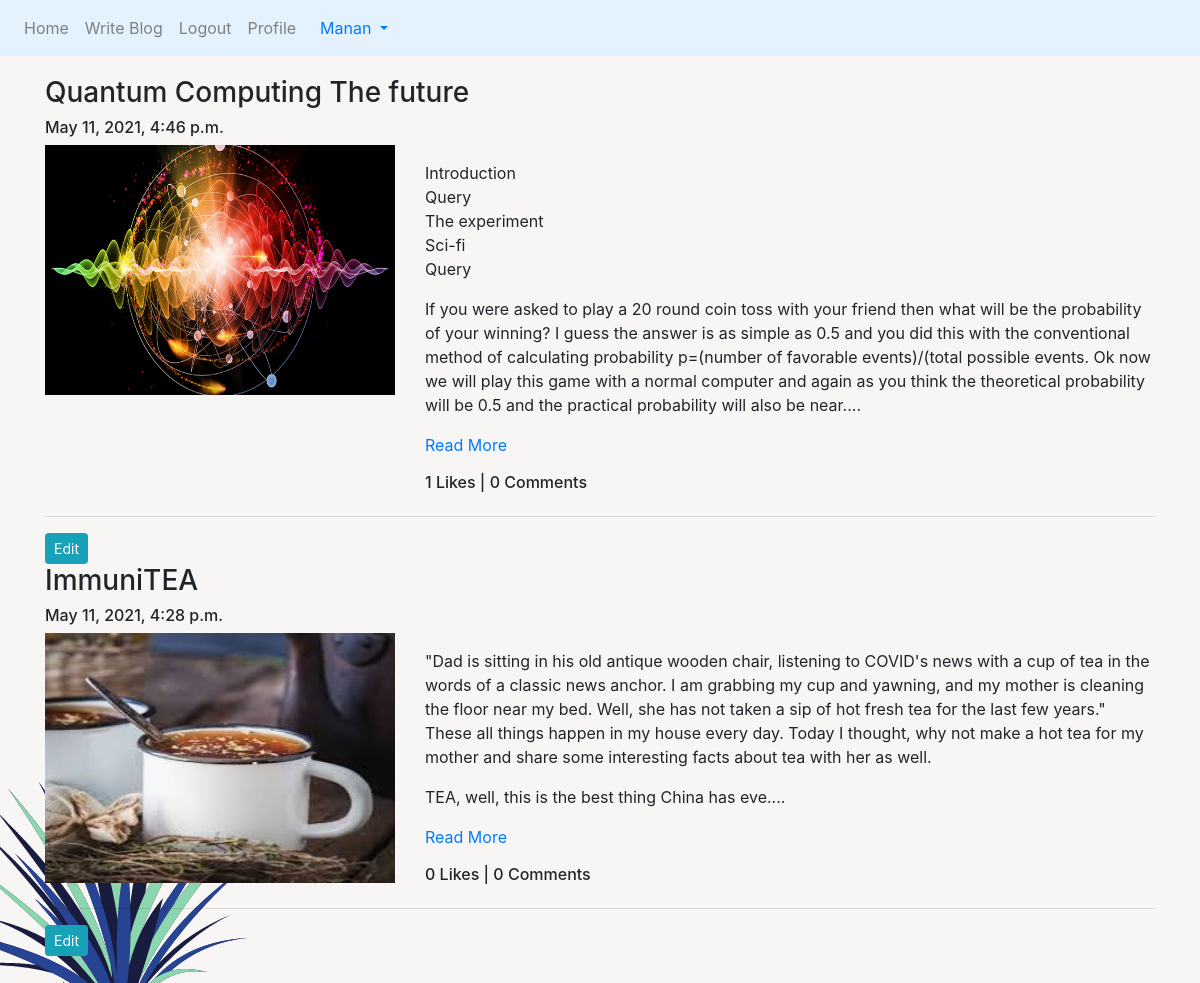
The app's page /blog/my-blog/ (signed in) with its own data.
### App_Blog/models.py (models this page shows, shortened)
class Blog(models.Model):
    author = models.ForeignKey(User, on_delete=models.CASCADE, related_name='post_author')
    blog_title = models.CharField(max_length=264, verbose_name="Put a Title")
    slug = models.SlugField(max_length=264, unique=True)
    blog_content = models.TextField(verbose_name="What is on your mind?")
    blog_image = models.ImageField(upload_to='blog_images', verbose_name="Blog Image")
    publish_date = models.DateTimeField(auto_now_add=True)
    update_date = models.DateTimeField(auto_now=True)
    class Meta:
        ordering = ['-publish_date']

### App_Blog/views.py (the view)
# urls.py: path('my-blog/', views.MyBlogs.as_view(), name='my_blogs'),
class MyBlogs(LoginRequiredMixin,TemplateView):
    template_name = 'App_Blog/my_blogs.html'

### App_Blog/templatetags/custom_filters.py (called while the page is built)
def range_filter(value):
    return value[0:500] + "...."

### templates/App_Blog/my_blogs.html (shortened to what this page needs)
{% extends 'base.html' %}
{% load custom_filters %}
{% block body_block %}
  {% for blog in user.post_author.all %}
<h3>{{ blog.blog_title }}</h3>
<h6>{{ blog.publish_date }}</h6>
<div class="row">
  <div class="col-sm-4">
    <img src="/media/{{blog.blog_image}}" width="350px" height="250px">
  </div>
  <div class="col-sm-8">
    <p>{{ blog.blog_content|range_filter|linebreaks }}
       <a href="{% url 'App_Blog:blog_details' slug=blog.slug %}">Read More</a>
    </p>
    <h6>{{ blog.liked_blog.count }} Likes | {{ blog.blog_comment.count }} Comments</h6>
  </div>
</div>
<hr>
<a href="{% url 'App_Blog:edit_blog' pk=blog.pk %}" class="btn btn-info btn-sm">Edit</a>
  {% endfor %}
{% endblock %}

### templates/base.html (shortened to what this page needs)
{% load static %}
<!doctype html>
<html lang="en">
  <head>
    <link rel="stylesheet" href="https://stackpath.bootstrapcdn.com/bootstrap/4.5.2/css/bootstrap.min.css">
<link rel="stylesheet" href="https://maxcdn.bootstrapcdn.com/font-awesome/4.6.3/css/font-awesome.min.css">
    <link rel="stylesheet" href="{% static 'style.css'%}" type="text/css">
  </head>
  <body>
    <nav class="navbar navbar-expand-sm  navbar-light" style="background-color: #e3f2fd;">
        <ul class="navbar-nav">
          <li class="nav-item active">
            <a class="nav-link" href="{% url 'index' %}" style="color: grey;">Home</a>
          </li>
          {% if user.is_authenticated %}
          <li class="nav-item active">
            <a class="nav-link" href="{% url 'App_Blog:create_blog' %}" style="color: grey;">Write Blog</a>
          </li>
          <li class="nav-item active">
            <a class="nav-link" href="{% url 'App_Login:logout' %}" style="color: grey;">Logout</a>
          </li>
          <li class="nav-item active">
            <a class="nav-link" href="{% url 'App_Login:profile' %}" style="color: grey;">Profile</a>
          </li>
          {% endif %}
        </ul>
       {% if user.is_authenticated %}
        <div class="nav-item dropdown">
          <a class="nav-link dropdown-toggle" href="#" id="navbardrop" data-toggle="dropdown">
            {{ user.username }}
          </a>
      </div>
      {% endif %}
    </nav>
    <div class="container" style="padding-top:20px">
      {% block body_block %}
      {% endblock %}
    </div>
    <br><br><br>
  </body>
</html>

### static/style.css (style rules this page uses)
body { background: white url("images/Untitled design.png"); }

### records on screen
Blog: blog_title "Quantum Computing The future", publish_date "May 11, 2021, 4:46 p.m.", blog_image (picture), blog_content|range_filter "Introduction Query The experiment Sci-fi Query If you were asked to play a 20 round coin toss with your friend then what will be the probability of your winning? I guess the answer is as simple as 0.5 and you did this with the conventional method of calculating probability p=(number of favorable events)/(total possible events. Ok now we will play this game with a normal computer and again as you think the theoretical probability will be 0.5 and the practical probability will also be near....", liked_blog.count "1", blog_comment.count "0"
Blog: blog_title "ImmuniTEA", publish_date "May 11, 2021, 4:28 p.m.", blog_image (picture), blog_content|range_filter "\"Dad is sitting in his old antique wooden chair, listening to COVID's news with a cup of tea in the words of a classic news anchor. I am grabbing my cup and yawning, and my mother is cleaning the floor near my bed. Well, she has not taken a sip of hot fresh tea for the last few years.\" These all things happen in my house every day. Today I thought, why not make a hot tea for my mother and share some interesting facts about tea with her as well. TEA, well, this is the best thing China has eve....", liked_blog.count "0", blog_comment.count "0"

### other values on screen
{{ user.username }} "Manan"
